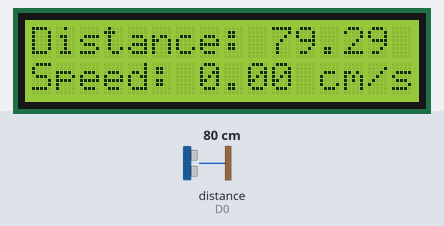
The sketch below on a simulated ESP8266 (NodeMCU). Parts: 16×2 character LCD. Wiring (inferred from the names in the program): ultrasonic range finder: trigger D1; echo D0. The inputs (shaded band) are chosen by the test bench; at power-on: distance to the obstacle (sensor on D0) 80 cm. The echo pulse lasts 58.3 µs per cm.

Above: at 1.2 s.
1.3 s: distance to the obstacle (sensor on D0) set to 2 cm
At 4.0 s:
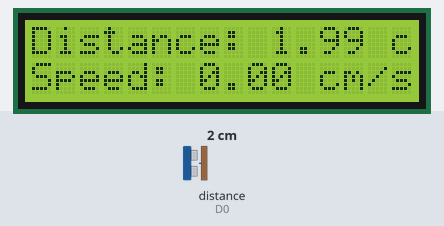
4.5 s: distance to the obstacle (sensor on D0) set to 4 cm
At 7.1 s:
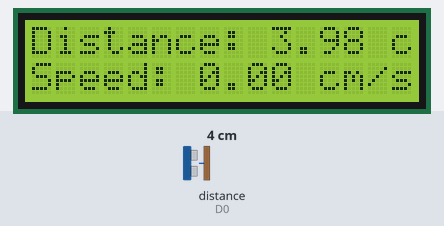
7.6 s: distance to the obstacle (sensor on D0) set to 9 cm
At 10.2 s:
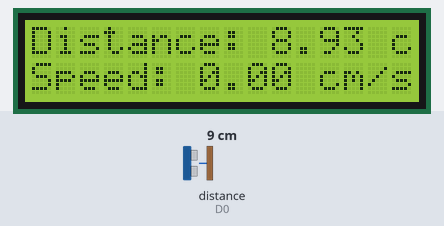
Timing chart, 0 to 11.7 s (numbered marks = the images above; inputs shaded):
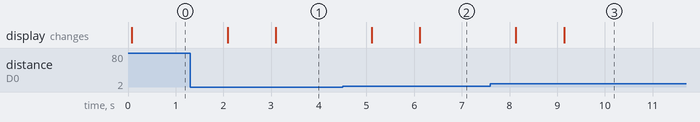

Measured:
- after the input at 1.3 s, the display: first changes after 0.79 s (image 1 shows a later state)
- after the input at 4.5 s, the display: first changes after 0.61 s (image 2 shows a later state)
- after the input at 7.6 s, the display: first changes after 0.54 s (image 3 shows a later state)

The sketch:

LCD_With_ULtrasonic.ino
```cpp
#include <LiquidCrystal.h>

// initialize the library with the numbers of the interface pins
LiquidCrystal lcd(D2, D3, D4, D5, D6, D7);  // RS, EN, D4, D5, D6, D7

const int trigPin = D1; // Trig pin of the ultrasonic sensor
const int echoPin = D0; // Echo pin of the ultrasonic sensor

float distance = 0.0;
float previousDistance = 0.0;
float speed = 0.0;
unsigned long previousTime = 0;

void setup() {
  // Set up the LCD's number of columns and rows:
  lcd.begin(16, 2);

  // Initialize the ultrasonic sensor pins
  pinMode(trigPin, OUTPUT);
  pinMode(echoPin, INPUT);

  // Initialize serial communication
  Serial.begin(9600);
}

void loop() {
  // Measure the distance using the ultrasonic sensor
  digitalWrite(trigPin, LOW);
  delayMicroseconds(2);
  digitalWrite(trigPin, HIGH);
  delayMicroseconds(10);
  digitalWrite(trigPin, LOW);

  long duration = pulseIn(echoPin, HIGH);
  distance = (duration * 0.034) / 2; // Convert to centimeters

  // Calculate the speed
  unsigned long currentTime = millis();
  if (previousTime > 0) {
    float timeDifference = (currentTime - previousTime) / 1000.0; // Convert to seconds
    speed = (distance - previousDistance) / timeDifference; // Calculate speed in cm/s
  }

  // Update previous values
  previousDistance = distance;
  previousTime = currentTime;

  // Clear the previous values from the LCD
  lcd.clear();

  // Print the distance to the first row
  lcd.setCursor(0, 0);
  lcd.print("Distance: ");
  lcd.print(distance);
  lcd.print(" cm");

  // Print the speed to the second row
  lcd.setCursor(0, 1);
  lcd.print("Speed: ");
  lcd.print(speed);
  lcd.print(" cm/s");

  // Add a delay for demonstration purposes
  delay(1000); // Wait for 1 second
}
```
